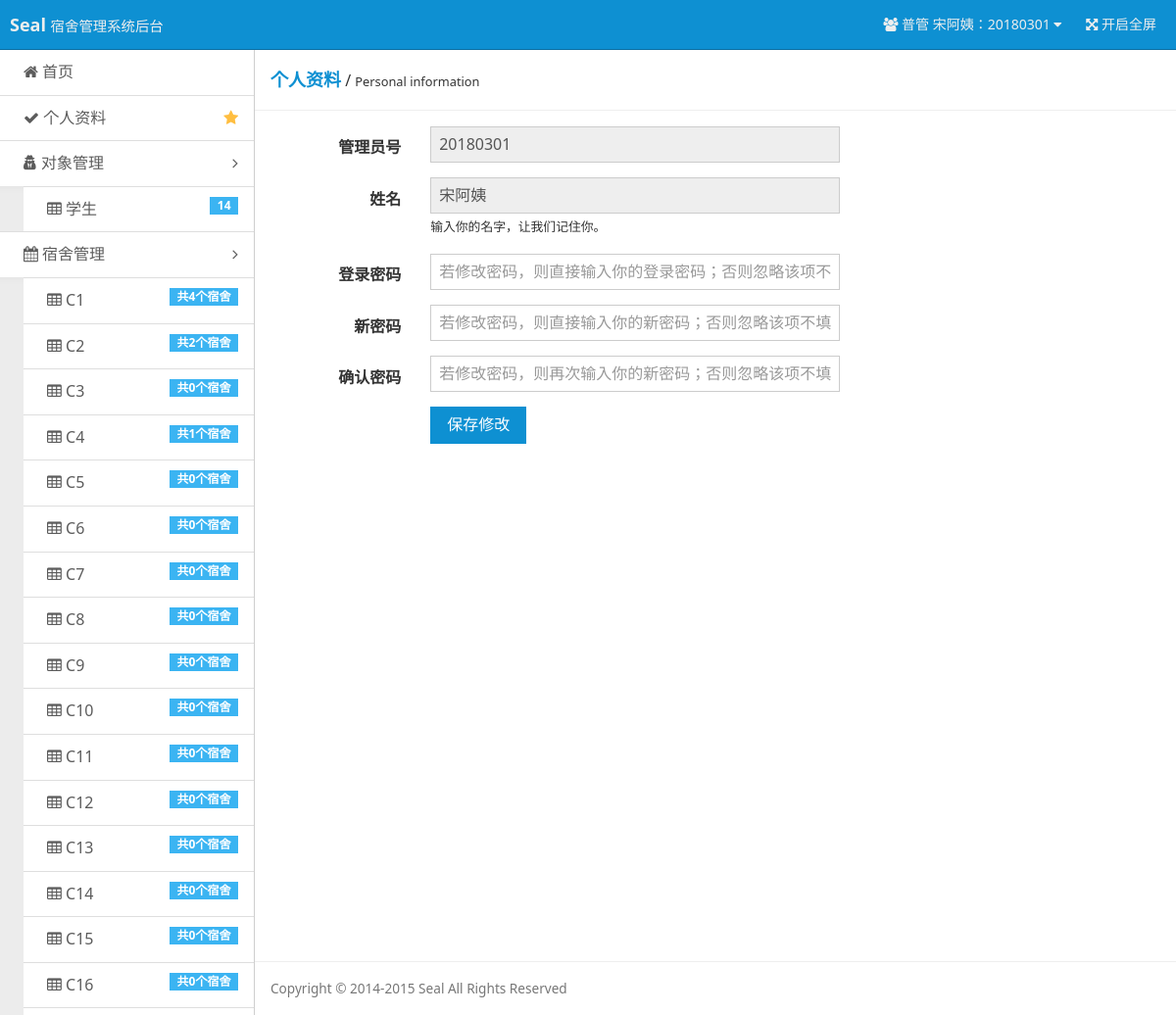
The app's page /?r=user-admin-normal&uno=20180301&edit_target=self (signed in) with its own data.
### tables this page shows
CREATE TABLE `users` (
  `u_id` int(11) NOT NULL AUTO_INCREMENT,
  `u_no` int(11) NOT NULL,
  `u_name` char(20) NOT NULL,
  `u_password` char(100) NOT NULL,
  `u_permission` int(11) DEFAULT NULL,
  PRIMARY KEY (`u_id`),
  UNIQUE KEY `u_no` (`u_no`)
);

CREATE TABLE `dormitory_builds` (
  `db_id` int(11) NOT NULL AUTO_INCREMENT,
  `db_name` char(20) NOT NULL,
  `d_price` int(20) NOT NULL,
  PRIMARY KEY (`db_id`),
  UNIQUE KEY `db_name` (`db_name`)
);

### index.php (called while the page is built, shortened)
<?php
$action = $_GET['r'] == '' ? 'index' : $_GET['r'];
include('pages/' . $action . '.php');

### inc/checklogin.php (called while the page is built, shortened)
<?php
$user = $_COOKIE ['user'];
$user_permission = $_COOKIE ['user_permission'];
if ($user == "") {
    header ( "Location: ?r=login" );
    exit ();
} else {
    $query = "SELECT * FROM users WHERE u_no='$user'";
    $result = mysql_query ( $query ) or die ( 'SQL语句有误：' . mysql_error () );
    $users = mysql_fetch_array ( $result );
    switch ($user_permission) {
        case 1 :
            $username = "普管 {$users ['u_name']}：" . $users ['u_no'];
            break;
    }
}

### pages/user-admin-normal.php (the view, shortened to what this page needs)
<?php
require 'inc/checklogin.php';
include 'tools/tool_database.php';
$uno = $_GET['uno'];
$edit_target = $_GET['edit_target'];
$permission_read = "true";
$permission_read = "readonly='$permission_read'";
if ($edit_target == "self") {
    $permission_show = "";
} else if ($edit_target == "others") {
    if ($uno == "" || ($user_permission != 0 && $uno != $user_no)) {
        header("Location: ?r=permission-denied");
        exit();
    } else {
        $permission_show = "style=\"display: none;\"";
        if ($user_permission == 0) {
            $permission_read = "";
        }
    }
}
$users_current_query = "SELECT * FROM users WHERE u_no='$uno' ORDER BY u_id DESC";
$users_current_result = mysql_query($users_current_query) or die ('SQL语句有误：' . mysql_error());
$users_current = mysql_fetch_array($users_current_result);
?>
<!doctype html>
<html class="no-js">
<head>
    <link rel="stylesheet" href="assets/css/amazeui.min.css"/>
    <link rel="stylesheet" href="assets/css/admin.css">
</head>
<body>
<header class="am-topbar am-topbar-inverse admin-header">
    <?php require 'template/header.php'; ?>
</header>
<div class="am-cf admin-main">
    <?php require 'template/sidebar.php'; ?>
    <div class="admin-content">
        <div class="admin-content-body">
            <div class="am-cf am-padding am-padding-bottom-0">
                <div class="am-fl am-cf"><strong class="am-text-primary am-text-lg">个人资料</strong> /
                    <small>Personal information</small>
                </div>
            </div>
            <hr/>
            <div class="am-g">
                <div class="am-u-sm-12 am-u-md-8 am-u-md-pull-4">
                    <form class="am-form am-form-horizontal" method="post" name="edit">
                        <div class="am-form-group">
                            <label for="admin-no-normal" class="am-u-sm-3 am-form-label">管理员号</label>
                            <div class="am-u-sm-9">
                                <input type="text" id="admin-no-normal" name="admin-no-normal" placeholder="请输入你的管理员号" readonly="true"
                                       value="<?php echo $users_current['u_no'] ?>">
                            </div>
                        </div>
                        <div class="am-form-group">
                            <label for="admin-name-normal" class="am-u-sm-3 am-form-label">姓名</label>
                            <div class="am-u-sm-9">
                                <input type="text" id="admin-name-normal" name="admin-name-normal" placeholder="请输入你的姓名"
                                       value="<?php echo $users_current['u_name'] ?>" <?php echo $permission_read ?>>
                                <small>输入你的名字，让我们记住你。</small>
                            </div>
                        </div>
                        <div class="am-form-group" <?php echo $permission_show ?>>
                            <label for="admin-password-normal" class="am-u-sm-3 am-form-label">登录密码</label>
                            <div class="am-u-sm-9">
                                <input type="password" id="admin-password-normal" name="admin-password-normal"
                                       placeholder="若修改密码，则直接输入你的登录密码；否则忽略该项不填">
                            </div>
                        </div>
                        <div class="am-form-group" <?php echo $permission_show ?>>
                            <label for="admin-password-normal-new" class="am-u-sm-3 am-form-label">新密码</label>
                            <div class="am-u-sm-9">
                                <input type="password" id="admin-password-normal-new" name="admin-password-normal-new"
                                       placeholder="若修改密码，则直接输入你的新密码；否则忽略该项不填">
                            </div>
                        </div>
                        <div class="am-form-group" <?php echo $permission_show ?>>
                            <label for="admin-password-normal-repeat" class="am-u-sm-3 am-form-label">确认密码</label>
                            <div class="am-u-sm-9">
                                <input type="password" id="admin-password-normal-repeat" name="admin-password-normal-repeat"
                                       placeholder="若修改密码，则再次输入你的新密码；否则忽略该项不填">
                            </div>
                        </div>
                        <div class="am-form-group">
                            <div class="am-u-sm-9 am-u-sm-push-3">
                                <input type="submit" name="an_save" value="保存修改" class="am-btn am-btn-primary" <?php if ($edit_target == "others" && $user_permission == 0) echo ""; else echo $permission_show ?>>
                            </div>
                        </div>
                    </form>
                </div>
            </div>
        </div>
        <footer class="admin-content-footer">
            <?php require 'template/footer.php'; ?>
        </footer>
    </div>
</div>
    <?php require 'template/footer.php'; ?>
</body>
</html>

### template/header.php (shortened to what this page needs)
<div class="am-topbar-brand">
    <strong>Seal</strong>
    <small>宿舍管理系统后台</small>
</div>
<div class="am-collapse am-topbar-collapse" id="topbar-collapse">
    <ul class="am-nav am-nav-pills am-topbar-nav am-topbar-right admin-header-list">
        <li class="am-dropdown" data-am-dropdown>
            <a class="am-dropdown-toggle" data-am-dropdown-toggle href="javascript:;">
                <span class="am-icon-users"></span> <?php echo $username ?> <span class="am-icon-caret-down"></span>
            </a>
        </li>
        <li class="am-hide-sm-only"><a href="javascript:;" id="admin-fullscreen"><span class="am-icon-arrows-alt"></span> <span class="admin-fullText">开启全屏</span></a></li>
    </ul>
</div>

### template/sidebar.php (shortened to what this page needs)
<?php
$student_query = "SELECT * FROM users WHERE u_permission=-1 ORDER BY u_id DESC";
$student_result = mysql_query($student_query) or die ('SQL语句有误：' . mysql_error());
$students_count = mysql_num_rows($student_result);
$dormitory_builds_query = "SELECT * FROM dormitory_builds ORDER BY db_id ";
$dormitory_builds_result = mysql_query($dormitory_builds_query) or die ('SQL语句有误：' . mysql_error());
?>
<div class="admin-sidebar am-offcanvas" id="admin-offcanvas">
    <div class="am-offcanvas-bar admin-offcanvas-bar">
        <ul class="am-list admin-sidebar-list">
            <li><a href="?r=index"><span class="am-icon-home"></span> 首页</a></li>
            <?php
            switch ($user_permission) {
                case 1 :
                    $data_href = "?r=user-admin-normal&uno={$users['u_no']}&edit_target=self";
                    break;
            }
            ?>
            <li><a href="<?php echo $data_href ?>" class="am-cf"><span class="am-icon-check"></span> 个人资料<span
                            class="am-icon-star am-fr am-margin-right admin-icon-yellow"></span></a></li>
            <li class="admin-parent">
                <a class="am-cf" data-am-collapse="{target: '#object-nav'}"><span class="am-icon-user-secret"></span>
                    对象管理 <span class="am-icon-angle-right am-fr am-margin-right"></span></a>
                <ul class="am-list am-collapse admin-sidebar-sub am-in" id="object-nav">
                    <li><a href="?r=list-stu"><span class="am-icon-table"></span> 学生<span
                                    class="am-badge am-badge-secondary am-margin-right am-fr"><?php echo $students_count ?></span></a>
                    </li>
                </ul>
            </li>
            <li class="admin-parent" <?php if ($user_permission == -1) echo 'style="display: none;"' ?>>
                <a class="am-cf" data-am-collapse="{target: '#dormitory-nav'}"><span class="am-icon-calendar"></span>
                    宿舍管理 <span class="am-icon-angle-right am-fr am-margin-right"></span></a>
                <ul class="am-list am-collapse admin-sidebar-sub am-in" id="dormitory-nav">
                    <?php
                    while ($dormitory_builds = mysql_fetch_array($dormitory_builds_result)) {
                        ?>
                        <li><a href="?r=list-dormitories&db_id=<?php echo $dormitory_builds['db_id'] ?>"><span
                                        class="am-icon-table"></span> <?php echo $dormitory_builds['db_name'] ?>
                                <span
                                        class="am-badge am-badge-secondary am-margin-right am-fr">共<?php echo mysql_num_rows(mysql_query("SELECT dormitories.db_id FROM dormitories WHERE db_id={$dormitory_builds['db_id']} ORDER BY db_id ")) ?>个宿舍</span></a>
                        </li>
                    <?php } ?>
                </ul>
            </li>
        </ul>
    </div>
</div>

### assets/css/admin.css (style rules this page uses)
html, body { height: 100%; overflow: hidden; }
ul { margin-top: 0; }
.admin-icon-yellow { color: #ffbe40; }
.admin-header { position: fixed; top: 0; left: 0; right: 0; z-index: 1500; font-size: 1.4rem; margin-bottom: 0; }
.admin-main { position: relative; height: 100%; padding-top: 51px; background: #f3f3f3; }
.admin-sidebar { width: 260px; min-height: 100%; float: left; border-right: 1px solid #cecece; }
.admin-sidebar-list { margin-bottom: 0; }
.admin-sidebar-list li a { color: #5c5c5c; padding-left: 24px; }
.admin-sidebar-list li:first-child { border-top: none; }
.admin-sidebar-sub { margin-top: 0; margin-bottom: 0; box-shadow: 0 16px 8px -15px #e2e2e2 inset; background: #ececec; padding-left: 24px; }
.admin-sidebar-sub li:first-child { border-top: 1px solid #dedede; }
.admin-content { display: -webkit-box; display: -webkit-flex; display: -ms-flexbox; display: flex; -webkit-box-orient: vertical; -webkit-box-direction: normal; -webkit-flex-direction: column; -ms-flex-direction: column; flex-direction: column; background: #fff; }
.admin-content, .admin-sidebar { height: 100%; overflow-x: hidden; overflow-y: scroll; -webkit-overflow-scrolling: touch; }
.admin-content-body { -webkit-box-flex: 1; -webkit-flex: 1 0 auto; -ms-flex: 1 0 auto; flex: 1 0 auto; }
.admin-content-footer { font-size: 85%; color: #777; }
@media only screen and (min-width: 641px) { .admin-sidebar { display: block; position: static; background: none; } }
@media only screen and (min-width: 641px) { .admin-offcanvas-bar { position: static; width: auto; background: none; -webkit-transform: translate3d(0, 0, 0); -ms-transform: translate3d(0, 0, 0); transform: translate3d(0, 0, 0); overflow-y: visible; min-height: 100%; } }
@media only screen and (min-width: 641px) { .admin-offcanvas-bar:after { content: none; } }

### records on screen
users: username "普管 宋阿姨：20180301", admin-no-normal "20180301", admin-name-normal "宋阿姨"
dormitory_builds: db_name "C1", db_id "4"
dormitory_builds: db_name "C2", db_id "2"
dormitory_builds: db_name "C3", db_id "0"
dormitory_builds: db_name "C4", db_id "1"
dormitory_builds: db_name "C5", db_id "0"
dormitory_builds: db_name "C6", db_id "0"
dormitory_builds: db_name "C7", db_id "0"
dormitory_builds: db_name "C8", db_id "0"
dormitory_builds: db_name "C9", db_id "0"
dormitory_builds: db_name "C10", db_id "0"
dormitory_builds: db_name "C11", db_id "0"
dormitory_builds: db_name "C12", db_id "0"
dormitory_builds: db_name "C13", db_id "0"
dormitory_builds: db_name "C14", db_id "0"
dormitory_builds: db_name "C15", db_id "0"
dormitory_builds: db_name "C16", db_id "0"

### other values on screen
$students_count "14"
